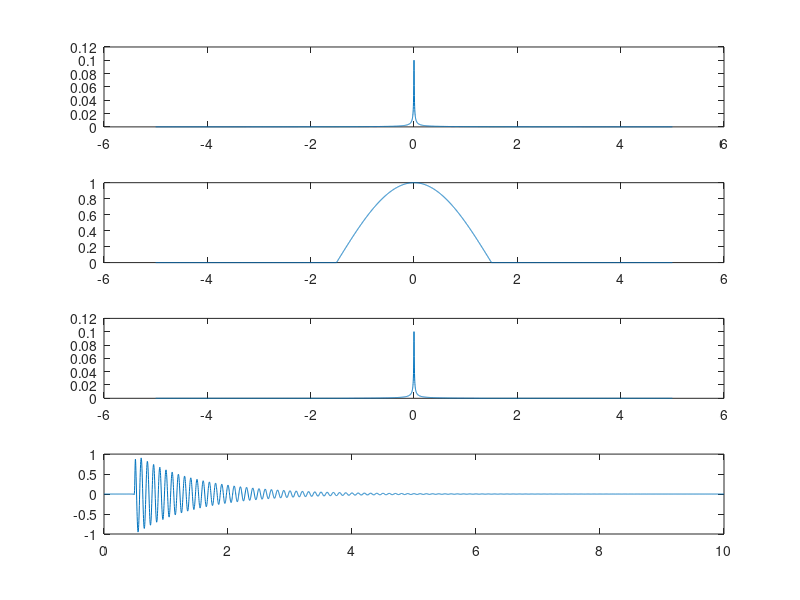

MATLAB code for this plot:
function x = testing_stuff_for_two()
fs = 400;
index = 1;
lengthOfTime = 0:1/fs:10;

t = zeros(size(lengthOfTime));
f = zeros(size(lengthOfTime));
xt = zeros(size(lengthOfTime));
for i = 0:1/fs:10
    t(index) = i;
    if i >= 0.5
        xt(index) = exp(-(i-0.5));
    else
        xt(index) = 0;
    end
    index = index + 1;
end
Xf = fftshift(fft(xt));

index = 1;

Hf = zeros(size(lengthOfTime));
for i = -5:1/fs:5
    f(index) = i;
    if i <= 1.5 && i >= -1.5
        Hf(index) = cos((pi * i)/3); 
    else
        Hf(index) = 0;
    end
    index = index + 1;
end
subplot(4,1,1)
plot(f,abs(Xf)/(length(Xf) - 1));

subplot(4,1,2)
plot(f,Hf)
Mf = Xf .* Hf;

subplot(4,1,3)
plot(f,abs(Mf)/(length(Mf) - 1));

mt = ifft(ifftshift(Mf));
ct = cos(2 * pi * 10 * t);
ut = mt .* ct;
subplot(4,1,4)
plot(t, ut)
%n = length(ut) - 1;
%df = fs/n;
%f = -fs/2:df:fs/2;
%plot(f, abs(ut)/n);
%set(gca,'XLim',[-10 10]);
end